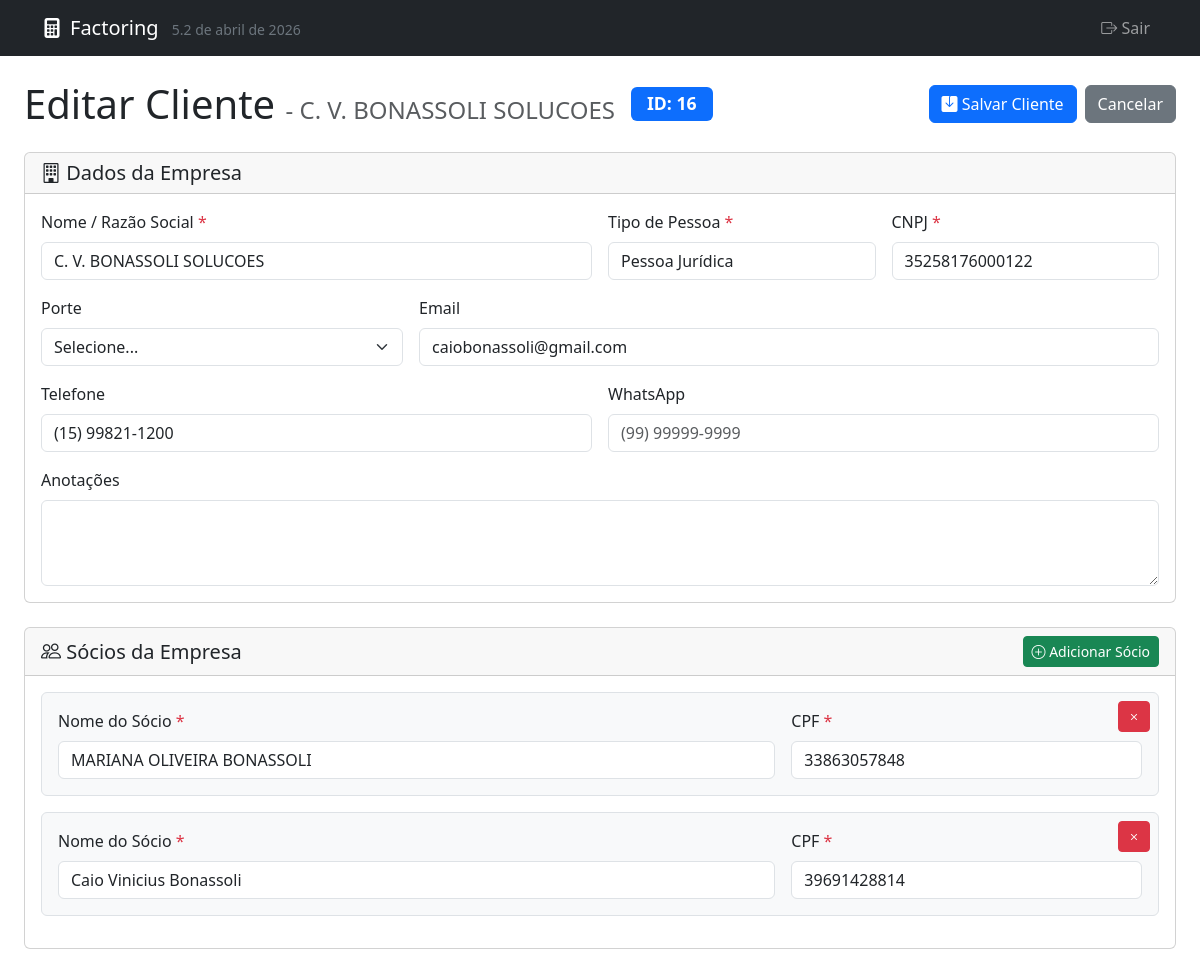
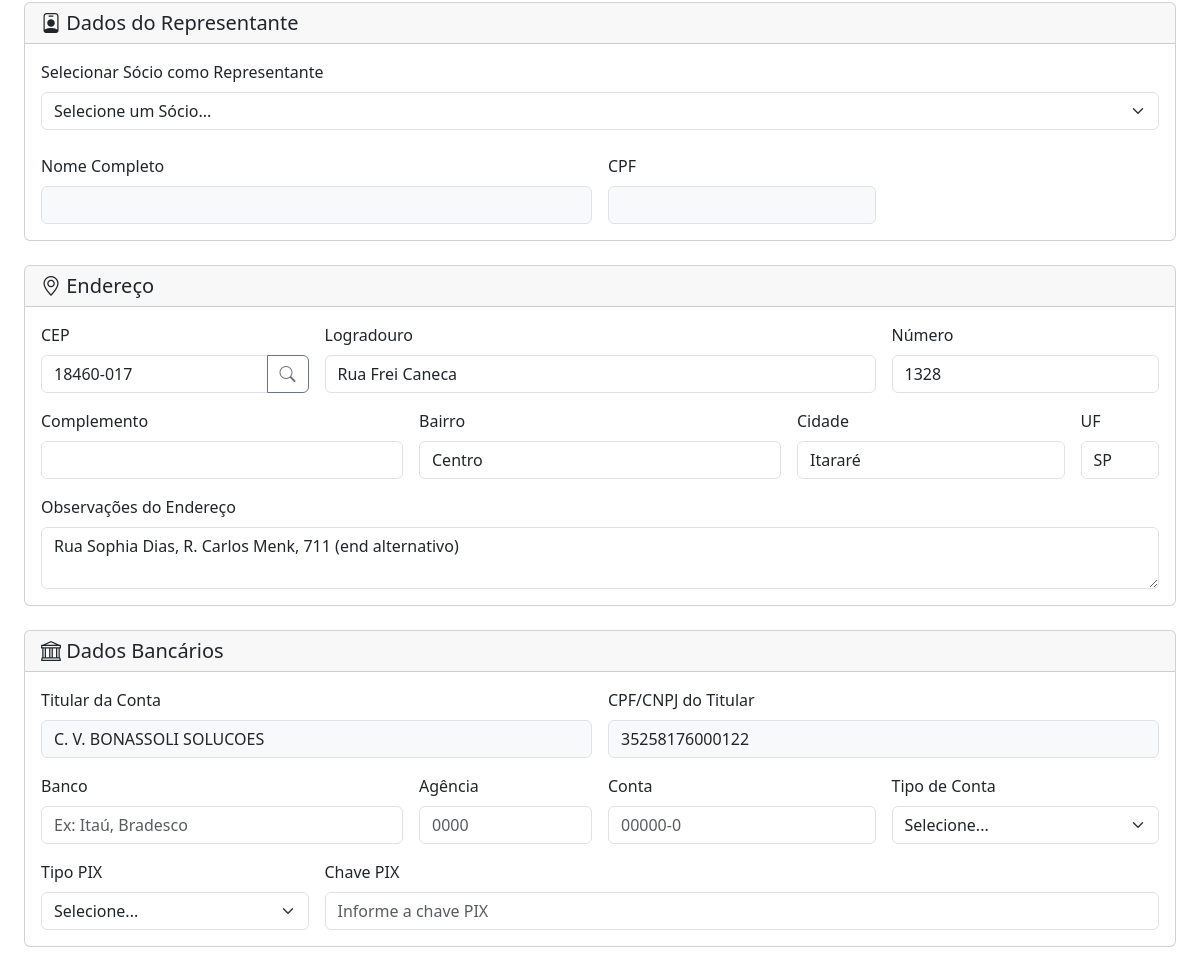
/form_cliente.php?id=16, run on the app's committed database (2 pictures, top to bottom).
### tables this page shows
CREATE TABLE `clientes` (
  `id` int(11) NOT NULL AUTO_INCREMENT,
  `nome` varchar(255) NOT NULL,
  `email` varchar(255) DEFAULT NULL,
  `telefone` varchar(50) DEFAULT NULL,
  `tipo_pessoa` enum('FISICA','JURIDICA') NOT NULL DEFAULT 'FISICA',
  `documento_principal` varchar(18) DEFAULT NULL,
  `documento_secundario` varchar(14) DEFAULT NULL,
  `cpf` varchar(14) DEFAULT NULL,
  `cnpj` varchar(18) DEFAULT NULL,
  `documento_socio` varchar(14) DEFAULT NULL,
  `empresa` varchar(255) DEFAULT NULL,
  `endereco` text DEFAULT NULL,
  `cep` varchar(10) DEFAULT NULL,
  `logradouro` varchar(255) DEFAULT NULL,
  `numero` varchar(20) DEFAULT NULL,
  `complemento` varchar(100) DEFAULT NULL,
  `bairro` varchar(100) DEFAULT NULL,
  `cidade` varchar(100) DEFAULT NULL,
  `estado` varchar(2) DEFAULT NULL,
  `data_cadastro` timestamp NOT NULL DEFAULT current_timestamp(),
  PRIMARY KEY (`id`),
  UNIQUE KEY `cpf` (`cpf`),
  UNIQUE KEY `cnpj` (`cnpj`),
  UNIQUE KEY `documento_principal` (`documento_principal`),
  KEY `idx_nome` (`nome`),
  KEY `idx_empresa` (`empresa`)
);

CREATE TABLE `clientes_socios` (
  `id` int(11) NOT NULL AUTO_INCREMENT,
  `cliente_id` int(11) DEFAULT NULL,
  `nome` varchar(255) NOT NULL,
  `cpf` varchar(14) NOT NULL,
  `data_cadastro` timestamp NULL DEFAULT current_timestamp(),
  PRIMARY KEY (`id`),
  KEY `idx_sacado_id` (`cliente_id`),
  KEY `idx_cpf` (`cpf`),
  CONSTRAINT `fk_clientes_socios_cliente` FOREIGN KEY (`cliente_id`) REFERENCES `clientes` (`id`) ON DELETE CASCADE
);

### form_cliente.php (the view, shortened to what the rows shown need)
<?php
require_once 'db_connection.php';
$pageTitle = "Adicionar Novo Cliente";
$cliente = [
    'id' => null,
    'nome' => '',
    'email' => '',
    'telefone' => '',
    'whatsapp' => '',
    'tipo_pessoa' => 'JURIDICA',
    'porte' => '',
    'documento_principal' => '',
    'empresa' => '',
    'endereco' => '',
    'cep' => '',
    'logradouro' => '',
    'numero' => '',
    'complemento' => '',
    'bairro' => '',
    'cidade' => '',
    'estado' => '',
    'conta_banco' => '',
    'conta_agencia' => '',
    'conta_numero' => '',
    'conta_pix' => '',
    'conta_tipo' => '',
    'conta_titular' => '',
    'conta_documento' => ''
];
$socios = [];
$editMode = false;
if (isset($_GET['id']) && is_numeric($_GET['id'])) {
    $editMode = true;
    $clienteId = (int)$_GET['id'];
    $pageTitle = "Editar Cliente";
    try {
        $stmt = $pdo->prepare("SELECT * FROM clientes WHERE id = :id");
        $stmt->bindParam(':id', $clienteId, PDO::PARAM_INT);
        $stmt->execute();
        $fetchedData = $stmt->fetch(PDO::FETCH_ASSOC);
        $cliente = array_merge($cliente, $fetchedData);
        $stmt_socios = $pdo->prepare("SELECT * FROM clientes_socios WHERE cliente_id = :cliente_id ORDER BY id");
        $stmt_socios->bindParam(':cliente_id', $clienteId, PDO::PARAM_INT);
        $stmt_socios->execute();
        $socios = $stmt_socios->fetchAll(PDO::FETCH_ASSOC);
    } catch (PDOException $e) {
        die("Erro ao buscar dados do cliente para edição: " . $e->getMessage());
    }
}
$contaTitularReadonlyValue = $cliente['conta_titular'] ?? '';
$contaDocumentoReadonlyValue = $cliente['conta_documento'] ?? '';
if (($cliente['tipo_pessoa'] ?? 'JURIDICA') === 'JURIDICA') {
    $contaTitularReadonlyValue = $cliente['empresa'] ?? '';
    $contaDocumentoReadonlyValue = $cliente['documento_principal'] ?? '';
}
?>
<!DOCTYPE html>
<html lang="pt-BR">
<head>
    <link href="https://cdn.jsdelivr.net/npm/bootstrap@5.3.3/dist/css/bootstrap.min.css" rel="stylesheet">
    <link rel="stylesheet" href="https://cdn.jsdelivr.net/npm/bootstrap-icons@1.11.3/font/bootstrap-icons.min.css">
</head>
<body>
    <div class="container-fluid px-3 px-md-4 mt-4">
        <form action="salvar_cliente.php" method="post" id="form-cliente">
            <div class="d-flex justify-content-between align-items-center mb-4 flex-wrap gap-2">
                <div class="d-flex align-items-center gap-3">
                    <h1 class="mb-0">
                        <?php echo htmlspecialchars($pageTitle); ?>
                        <?php if ($editMode && !empty($cliente['empresa'])): ?>
                            <small class="text-muted fs-4">- <?php echo htmlspecialchars($cliente['empresa']); ?></small>
                        <?php endif; ?>
                    </h1>
                    <?php if ($editMode): ?>
                        <span class="badge bg-primary badge-id" style="font-size: 1.1rem; padding: 0.5rem 1rem;">ID: <?php echo $cliente['id']; ?></span>
                    <?php endif; ?>
                </div>
            </div>
            <div class="card mb-4">
                <div class="card-body">
                    <div class="row g-3">
                        <div class="col-md-6">
                            <label for="empresa" class="form-label">Nome / Razão Social <span class="text-danger">*</span></label>
                            <input type="text" class="form-control" id="empresa" name="empresa" value="<?php echo htmlspecialchars($cliente['empresa'] ?? ''); ?>" required>
                        </div>
                        <div class="col-md-3">
                            <label for="documento_principal" class="form-label">
                                <span id="documento_label">CNPJ</span> <span class="text-danger">*</span>
                            </label>
                            <input type="text" class="form-control" id="documento_principal" name="documento_principal" value="<?php echo htmlspecialchars($cliente['documento_principal'] ?? ''); ?>" required>
                        </div>
                        <div class="col-md-8">
                            <label for="email" class="form-label">Email</label>
                            <input type="email" class="form-control" id="email" name="email" value="<?php echo htmlspecialchars($cliente['email'] ?? ''); ?>">
                        </div>
                        <div class="col-md-6">
                            <label class="form-label" for="telefone">Telefone</label>
                            <input type="tel" class="form-control" id="telefone" name="telefone"
                                   value="<?php echo htmlspecialchars($cliente['telefone'] ?? ''); ?>"
                                   placeholder="(99) 99999-9999">
                        </div>
                    </div>
                </div>
            </div>
            <div class="card mb-4" id="socios_card">
                <div class="card-body">
                    <div id="socios-container">
                        <?php if (!empty($socios)): ?>
                            <?php foreach ($socios as $index => $socio): ?>
                                <div class="socio-item" data-index="<?php echo $index; ?>">
                                    <button type="button" class="btn btn-danger btn-sm btn-remove-socio">
                                        <i class="bi bi-x"></i>
                                    </button>
                                    <div class="row g-3">
                                        <div class="col-md-8">
                                            <label class="form-label">Nome do Sócio <span class="text-danger">*</span></label>
                                            <input type="text" class="form-control socio-nome" name="socios[<?php echo $index; ?>][nome]" value="<?php echo htmlspecialchars($socio['nome']); ?>" required>
                                        </div>
                                        <div class="col-md-4">
                                            <label class="form-label">CPF <span class="text-danger">*</span></label>
                                            <input type="text" class="form-control socio-cpf" name="socios[<?php echo $index; ?>][cpf]" value="<?php echo htmlspecialchars($socio['cpf']); ?>" required>
                                        </div>
                                    </div>
                                </div>
                            <?php endforeach; ?>
                        <?php endif; ?>
                    </div>
                </div>
            </div>
            <div class="card mb-4">
                <div class="card-body">
                    <div class="row g-3">
                        <div class="col-md-3">
                            <div class="input-group">
                                <input type="text" class="form-control" id="cep" name="cep" value="<?php echo htmlspecialchars($cliente['cep'] ?? ''); ?>" placeholder="00000-000">
                                <button class="btn btn-outline-secondary" type="button" id="btn-buscar-cep">
                                    <i class="bi bi-search"></i>
                                </button>
                            </div>
                        </div>
                        <div class="col-md-6">
                            <label for="logradouro" class="form-label">Logradouro</label>
                            <input type="text" class="form-control" id="logradouro" name="logradouro" value="<?php echo htmlspecialchars($cliente['logradouro'] ?? ''); ?>">
                        </div>
                        <div class="col-md-3">
                            <label for="numero" class="form-label">Número</label>
                            <input type="text" class="form-control" id="numero" name="numero" value="<?php echo htmlspecialchars($cliente['numero'] ?? ''); ?>">
                        </div>
                        <div class="col-md-4">
                            <label for="bairro" class="form-label">Bairro</label>
                            <input type="text" class="form-control" id="bairro" name="bairro" value="<?php echo htmlspecialchars($cliente['bairro'] ?? ''); ?>">
                        </div>
                        <div class="col-md-3">
                            <label for="cidade" class="form-label">Cidade</label>
                            <input type="text" class="form-control" id="cidade" name="cidade" value="<?php echo htmlspecialchars($cliente['cidade'] ?? ''); ?>">
                        </div>
                        <div class="col-md-1">
                            <label for="estado" class="form-label">UF</label>
                            <input type="text" class="form-control" id="estado" name="estado" value="<?php echo htmlspecialchars($cliente['estado'] ?? ''); ?>" maxlength="2">
                        </div>
                        <div class="col-12">
                            <label for="endereco" class="form-label">Observações do Endereço</label>
                            <textarea class="form-control" id="endereco" name="endereco" rows="2"><?php echo htmlspecialchars($cliente['endereco'] ?? ''); ?></textarea>
                        </div>
                    </div>
                </div>
            </div>
            <div class="card mb-4">
                <div class="card-body">
                    <div class="row g-3">
                        <div class="col-md-6">
                            <label for="conta_titular" class="form-label">Titular da Conta</label>
                            <input type="text" class="form-control bg-light" id="conta_titular" name="conta_titular" value="<?php echo htmlspecialchars($contaTitularReadonlyValue); ?>" readonly>
                        </div>
                        <div class="col-md-6">
                            <label for="conta_documento" class="form-label">CPF/CNPJ do Titular</label>
                            <input type="text" class="form-control bg-light" id="conta_documento" name="conta_documento" value="<?php echo htmlspecialchars($contaDocumentoReadonlyValue); ?>" readonly>
                        </div>
                    </div>
                </div>
            </div>
        </form>
    </div>
</body>
</html>

### data on the page
clientes: empresa "C. V. BONASSOLI SOLUCOES", id "16", documento_principal "35258176000122", email "caiobonassoli@gmail.com", telefone "(15) 99821-1200", cep "18460-017", logradouro "Rua Frei Caneca", numero "1328", bairro "Centro", cidade "Itararé", estado "SP", endereco "Rua Sophia Dias, R. Carlos Menk, 711 (end alternativo)", conta_titular "C. V. BONASSOLI SOLUCOES", conta_documento "35258176000122"
clientes_socios: nome "MARIANA OLIVEIRA BONASSOLI", cpf "33863057848"
clientes_socios: nome "Caio Vinicius Bonassoli", cpf "39691428814"

### other printed values
$menuAppName "Factoring"
$menuAppVersion "5.2 de abril de 2026"
$pageTitle "Editar Cliente"
